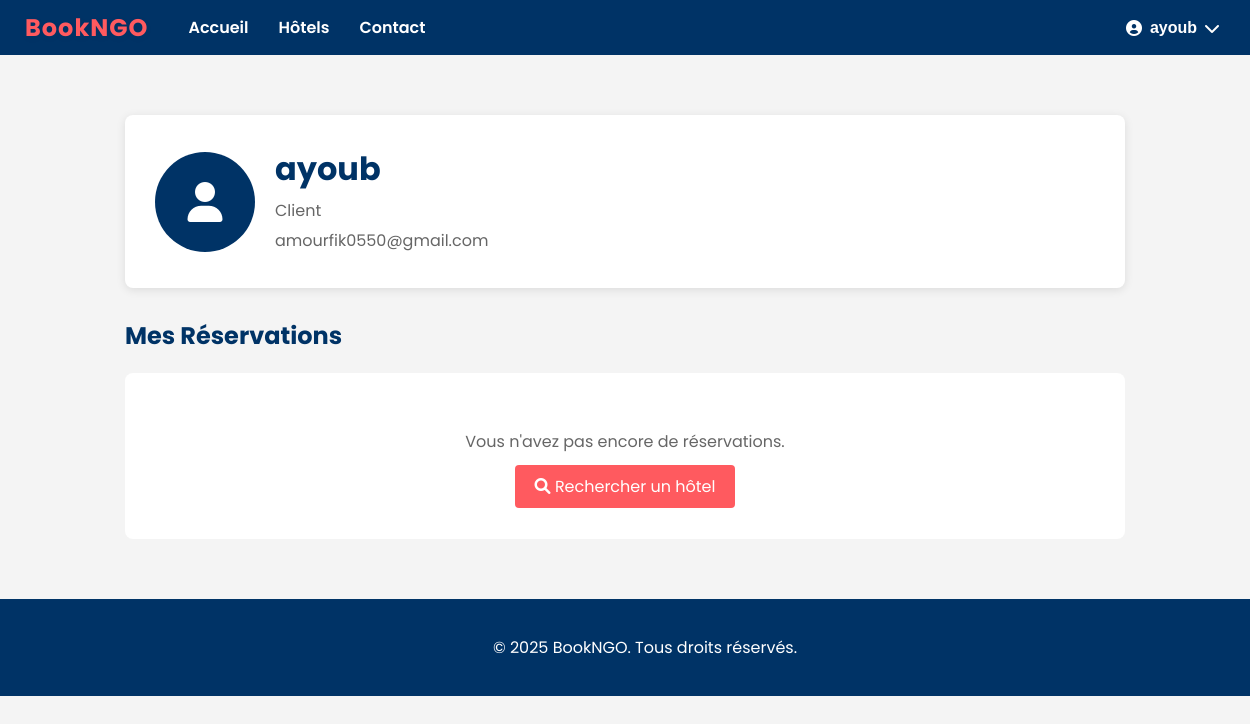
/profile/ (signed in), run on an earlier commit of the app's database.
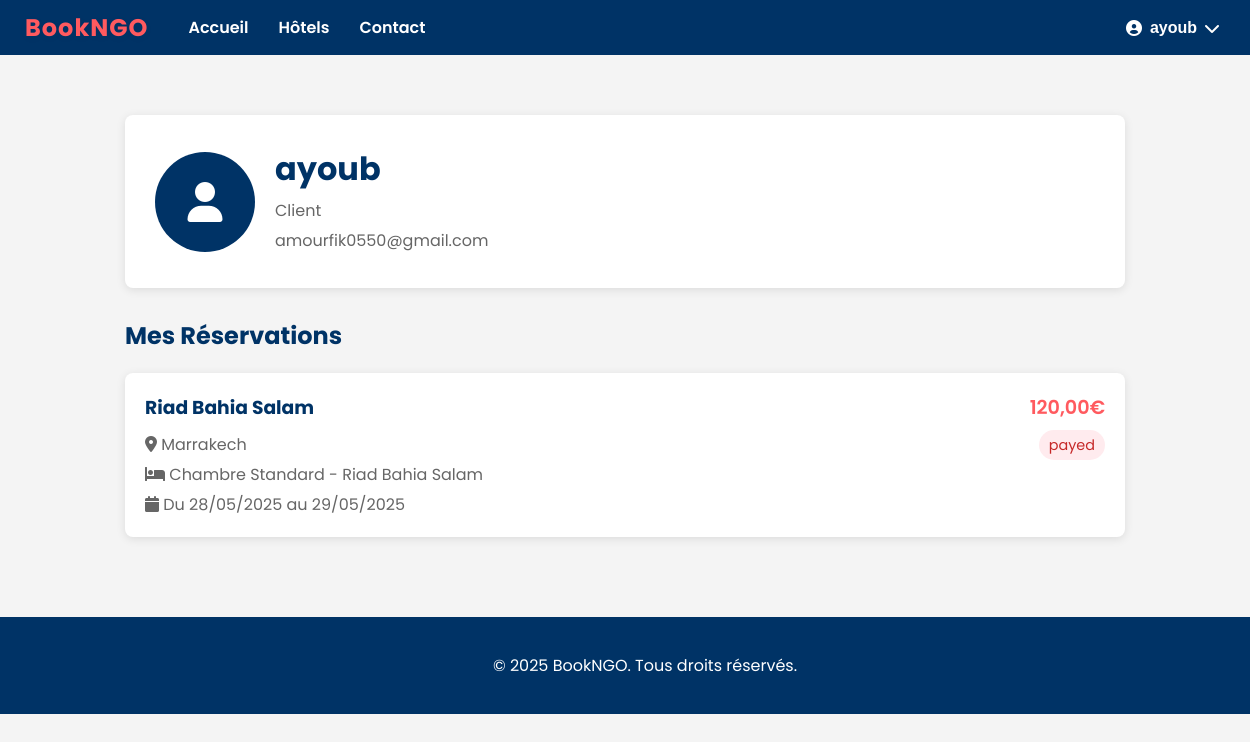
And on a later commit of the database.
### reservations_app/models.py (models this page shows, shortened)
class Booking(models.Model):
    PENDING = 'pending'
    CONFIRMED = 'confirmed'
    CANCELLED = 'cancelled'
    COMPLETED = 'completed'
    STATUS_CHOICES = (
        (PENDING, 'Pending'),
        (CONFIRMED, 'Confirmed'),
        (CANCELLED, 'Cancelled'),
        (COMPLETED, 'Completed'),
    )
    user = models.ForeignKey(User, on_delete=models.CASCADE, related_name='bookings')
    room = models.ForeignKey(Room, on_delete=models.CASCADE)
    check_in = models.DateField()
    check_out = models.DateField()
    adults = models.PositiveIntegerField()
    children = models.PositiveIntegerField(default=0)
    special_requests = models.TextField(blank=True)
    total_price = models.DecimalField(max_digits=10, decimal_places=2)
    status = models.CharField(max_length=20, choices=STATUS_CHOICES, default=PENDING)
    created_at = models.DateTimeField(auto_now_add=True)
    updated_at = models.DateTimeField(auto_now=True)

### hotel_app/models.py (models this page shows, shortened)
class Room(models.Model):
    hotel = models.ForeignKey(Hotel, on_delete=models.CASCADE, related_name='rooms')
    room_type = models.ForeignKey(RoomType, on_delete=models.CASCADE)
    room_number = models.CharField(max_length=10)
    floor = models.PositiveIntegerField()
    is_available = models.BooleanField(default=True)

class Hotel(models.Model):
    owner = models.ForeignKey(User, on_delete=models.CASCADE, related_name='hotels')
    name = models.CharField(max_length=255)
    description = models.TextField()
    address = models.TextField()
    city = models.CharField(max_length=100)
    country = models.CharField(max_length=100)
    email = models.EmailField()
    phone = models.CharField(max_length=20)
    image = models.ImageField(upload_to='hotels/', null=True, blank=True)
    base_price = models.DecimalField(max_digits=10, decimal_places=2, default=0)

class RoomType(models.Model):
    STANDARD = 'standard'
    DELUXE = 'deluxe'
    PRESIDENTIELLE = 'presidentielle'
    TYPE_CHOICES = (
        (STANDARD, 'Chambre Standard'),
        (DELUXE, 'Chambre Deluxe'),
        (PRESIDENTIELLE, 'Suite Présidentielle'),
    )
    hotel = models.ForeignKey(Hotel, on_delete=models.CASCADE, related_name='room_types')
    name = models.CharField(max_length=50, choices=TYPE_CHOICES)
    description = models.TextField()
    base_price = models.DecimalField(max_digits=10, decimal_places=2)
    capacity = models.PositiveIntegerField()
    amenities = models.TextField(blank=True)
    def __str__(self):
        return f"{self.get_name_display()} - {self.hotel.name}"

### profiles/views.py (the view)
# urls.py: path('profile/', profile_view, name='profile'),  # URL du profil
@login_required
def profile_view(request):
    context = {
        'user': request.user
    }
    if request.user.role == 2:  # Hôtelier
        context['hotels'] = Hotel.objects.filter(owner=request.user)
    else:  # Client
        context['reservations'] = Booking.objects.filter(user=request.user)
    return render(request, 'profiles/profile.html', context)

### templates/profiles/profile.html (shortened to what the changed rows need)
{% extends "base.html" %}
{% block content %}
<div class="profile-container" style="max-width: 1000px; margin: 40px auto; padding: 20px;">
    <div class="profile-header" style="background: white; padding: 30px; border-radius: 8px; box-shadow: 0 2px 10px rgba(0,0,0,0.1); margin-bottom: 30px;">
        <div style="display: flex; align-items: center; gap: 20px;">
            <div>
                <h1 style="color: #003366; margin: 0;">{{ user.username }}</h1>
            </div>
        </div>
    </div>
    {% if user.role == 2 %}
    <div class="hotels-section">
        <div style="display: flex; justify-content: space-between; align-items: center; margin-bottom: 20px;">
            <h2 style="color: #003366; margin: 0;">Mes Hôtels</h2>
            <a href="{% url 'hotel-create' %}" style="background-color: #ff5a5f; color: white; padding: 10px 20px; text-decoration: none; border-radius: 4px; display: inline-flex; align-items: center;">
                <i class="fas fa-plus" style="margin-right: 8px;"></i>
                Ajouter un hôtel
            </a>
        </div>
        <div class="hotel-grid" style="display: grid; grid-template-columns: repeat(auto-fill, minmax(300px, 1fr)); gap: 20px;">
            {% for hotel in hotels %}
            <div class="hotel-card" style="background: white; border-radius: 8px; overflow: hidden; box-shadow: 0 2px 10px rgba(0,0,0,0.1);">
                <img src="{{ hotel.image_url|default:'https://via.placeholder.com/300x200' }}" alt="{{ hotel.name }}" style="width: 100%; height: 150px; object-fit: cover;">
                <div style="padding: 15px;">
                    <h3 style="margin: 0 0 10px; color: #003366;">{{ hotel.name }}</h3>
                    <p style="color: #666; margin: 0 0 10px;">{{ hotel.city }}, {{ hotel.country }}</p>
                    <div style="display: flex; gap: 10px;">
                        <a href="{% url 'hotel-detail' hotel.pk %}" style="flex: 1; text-align: center; padding: 8px; background-color: #003366; color: white; text-decoration: none; border-radius: 4px;">
                            <i class="fas fa-eye"></i> Voir
                        </a>
                        <a href="#" style="flex: 1; text-align: center; padding: 8px; background-color: #28a745; color: white; text-decoration: none; border-radius: 4px;">
                            <i class="fas fa-edit"></i> Modifier
                        </a>
                    </div>
                </div>
            </div>
            {% empty %}
            <div style="grid-column: 1/-1; text-align: center; padding: 40px; background: white; border-radius: 8px;">
                <p style="color: #666; margin-bottom: 20px;">Vous n'avez pas encore d'hôtels.</p>
                <a href="{% url 'hotel-create' %}" style="background-color: #ff5a5f; color: white; padding: 10px 20px; text-decoration: none; border-radius: 4px;">
                    <i class="fas fa-plus"></i> Ajouter votre premier hôtel
                </a>
            </div>
            {% endfor %}
        </div>
    </div>
    {% else %}
    <div class="reservations-section">
        <h2 style="color: #003366; margin-bottom: 20px;">Mes Réservations</h2>
        {% if reservations %}
        <div class="reservations-list">
            {% for reservation in reservations %}
            <div class="reservation-card" style="background: white; padding: 20px; border-radius: 8px; box-shadow: 0 2px 10px rgba(0,0,0,0.1); margin-bottom: 20px;">
                <div style="display: flex; justify-content: space-between; align-items: start;">
                    <div>
                        <h3 style="color: #003366; margin: 0 0 10px;">{{ reservation.room.hotel.name }}</h3>
                        <p style="color: #666; margin: 0 0 5px;">
                            <i class="fas fa-map-marker-alt"></i> {{ reservation.room.hotel.city }}
                        </p>
                        <p style="color: #666; margin: 0 0 5px;">
                            <i class="fas fa-bed"></i> {{ reservation.room.room_type }}
                        </p>
                        <p style="color: #666; margin: 0;">
                            <i class="fas fa-calendar"></i> Du {{ reservation.check_in|date:"d/m/Y" }} au {{ reservation.check_out|date:"d/m/Y" }}
                        </p>
                    </div>
                    <div style="text-align: right;">
                        <p style="color: #ff5a5f; font-size: 1.2em; font-weight: 600; margin: 0 0 10px;">{{ reservation.total_price }}€</p>
                        <span style="padding: 5px 10px; border-radius: 20px; font-size: 0.9em;
                            {% if reservation.status == 'confirmed' %}
                                background-color: #e8f5e9; color: #2e7d32;
                            {% elif reservation.status == 'pending' %}
                                background-color: #fff3e0; color: #ef6c00;
                            {% else %}
                                background-color: #ffebee; color: #c62828;
                            {% endif %}
                        ">
                            {{ reservation.get_status_display }}
                        </span>
                    </div>
                </div>
            </div>
            {% endfor %}
        </div>
        {% else %}
        <div style="text-align: center; padding: 40px; background: white; border-radius: 8px;">
            <p style="color: #666; margin-bottom: 20px;">Vous n'avez pas encore de réservations.</p>
            <a href="{% url 'hotel-list' %}" style="background-color: #ff5a5f; color: white; padding: 10px 20px; text-decoration: none; border-radius: 4px;">
                <i class="fas fa-search"></i> Rechercher un hôtel
            </a>
        </div>
        {% endif %}
    </div>
    {% endif %}
</div>
{% endblock %}

What changed in the data, as far as the page shows it:
added Booking: room.hotel.name "Riad Bahia Salam", room.hotel.city "Marrakech", room.room_type "Chambre Standard - Riad Bahia Salam", check_in "28/05/2025", check_out "29/05/2025", total_price "120,00", status "payed"
Also different on the page:
text no longer shown: "Vous n'avez pas encore de réservations. Rechercher un hôtel"
